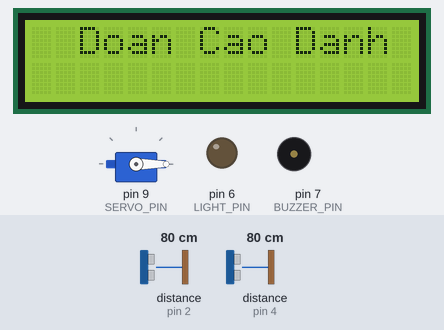
A sketch run on a simulated Arduino Uno, built with avr-gcc and run on an emulated ATmega328P. On the bench: 16×2 character LCD, servo, output pins drawn as LEDs (lit = HIGH), buzzer (waves = sounding). Wiring (inferred from the names in the program): 2 × ultrasonic range finder: trigger pin 3, echo pin 2 / trigger pin 5, echo pin 4. The test bench sets the inputs (shaded band); at power-on: distance to the obstacle (sensors on pin 2, pin 4) 80 cm. The echo pulse lasts 58.3 µs per cm; pins used as bus, display or sensor lines are not drawn.

Above: at 1.0 s.
1.1 s: distance to the obstacle (sensor on pin 2) set to 5 cm
2.6 s: distance to the obstacle (sensor on pin 2) set to 2 cm
At 2.96 s:
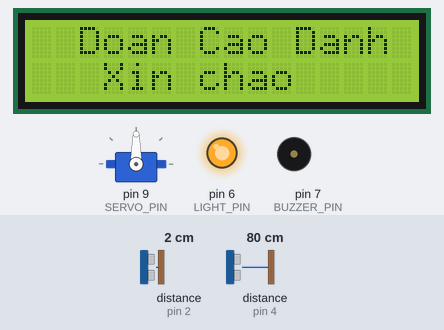
4.6 s: distance to the obstacle (sensor on pin 4) set to 2 cm
At 6.1 s:
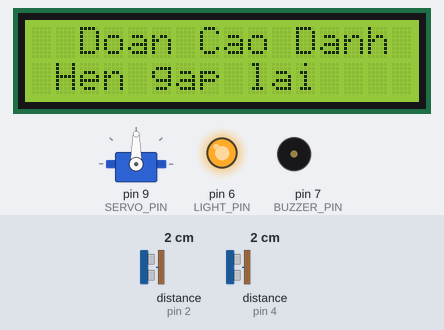
7.6 s: distance to the obstacle (sensor on pin 2) set to 4 cm
10.6 s: distance to the obstacle (sensor on pin 4) set to 5 cm
At 13.5 s:
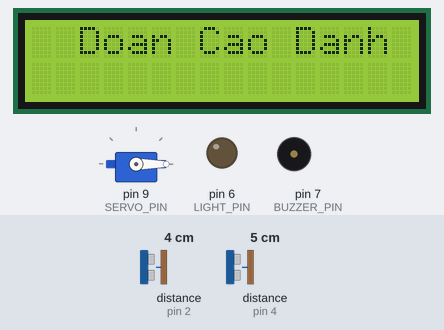
Timing chart, 0 to 14.6 s (numbered marks = the images above; inputs shaded):
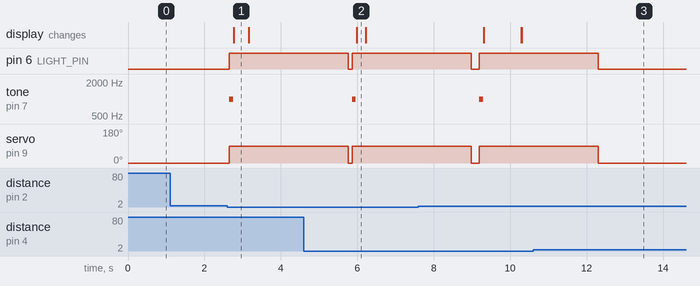

The sketch:

auto-door-freertos.ino
```cpp
#include <Arduino.h>
#include <Wire.h>
#include <LiquidCrystal_I2C.h>
#include <Servo.h>
#include <Arduino_FreeRTOS.h>
#include <task.h>
#include <semphr.h>

// Định nghĩa các chân kết nối
#define TRIG1 3
#define ECHO1 2
#define TRIG2 5
#define ECHO2 4
#define SERVO_PIN 9
#define BUZZER_PIN 7
#define LIGHT_PIN 6

// Địa chỉ I2C của màn hình LCD
LiquidCrystal_I2C lcd(0x27, 16, 2);
Servo servo;
SemaphoreHandle_t xMutex;

bool personDetected = false; // Cờ để theo dõi phát hiện người
const int detectionDistance = 3; // Khoảng cách phát hiện tính bằng cm
const int servoOpenAngle = 90; // Góc servo khi phát hiện người
const int servoCloseAngle = 0; // Góc servo khi không phát hiện người
const int openDelay = 3000; // Thời gian giữ cổng mở tính bằng mili giây
const int detectionDelay = 200; // Thời gian trễ trước khi cho phép phát hiện tiếp theo tính bằng mili giây

// Hàm khởi tạo cảm biến SRF04
long readUltrasonicDistance(int trigPin, int echoPin) {
  digitalWrite(trigPin, LOW);
  delayMicroseconds(2);
  digitalWrite(trigPin, HIGH);
  delayMicroseconds(10);
  digitalWrite(trigPin, LOW);
  long duration = pulseIn(echoPin, HIGH);
  return duration / 29 / 2;
}

// Hàm điều khiển servo
void controlServo(int angle) {
  servo.write(angle);
}

// Hàm phát âm thanh trên loa
void playTone(int frequency, int duration) {
  tone(BUZZER_PIN, frequency, duration);
  delay(duration);
  noTone(BUZZER_PIN);
}

// Hàm bật và tắt đèn
void controlLight(bool state) {
  digitalWrite(LIGHT_PIN, state ? HIGH : LOW);
}

// Hàm xử lý khi phát hiện người
void handlePersonDetected(const char* message) {
  controlServo(servoOpenAngle); // Mở cửa
  controlLight(true); // Bật đèn
  playTone(1000, 100); // Phát âm thanh beep trong 100 mili giây
  if (xSemaphoreTake(xMutex, portMAX_DELAY) == pdTRUE) {
    lcd.setCursor((16 - strlen(message)) / 2, 1); // Căn giữa thông điệp
    lcd.print(message);
    xSemaphoreGive(xMutex);
  }
  vTaskDelay(openDelay / portTICK_PERIOD_MS); // Giữ cửa mở trong 3 giây
  controlServo(servoCloseAngle); // Đóng cửa
  controlLight(false); // Tắt đèn
  if (xSemaphoreTake(xMutex, portMAX_DELAY) == pdTRUE) {
    lcd.setCursor(0, 1);
    lcd.print("                "); // Xóa thông điệp
    xSemaphoreGive(xMutex);
  }
}

// Task cập nhật LCD với thông điệp tùy chỉnh
void vTaskUpdateLCD(void *pvParameters) {
  (void) pvParameters;
  while (true) {
    if (xSemaphoreTake(xMutex, portMAX_DELAY) == pdTRUE) {
      lcd.setCursor(0, 0);
      lcd.print("  Doan Cao Danh"); // Thông điệp tùy chỉnh
      lcd.setCursor(0, 1);
      lcd.print("                "); // Xóa dòng thứ hai
      xSemaphoreGive(xMutex);
    }
    vTaskDelay(1000 / portTICK_PERIOD_MS); // Cập nhật mỗi giây
  }
}

// Task xử lý cảm biến SRF04 1
void vTaskSensor1(void *pvParameters) {
  (void) pvParameters;
  pinMode(TRIG1, OUTPUT);
  pinMode(ECHO1, INPUT);
  while (true) {
    long distance = readUltrasonicDistance(TRIG1, ECHO1);
    if (distance < detectionDistance && !personDetected) {
      personDetected = true;
      handlePersonDetected("   Xin chao    "); // Thông điệp căn giữa
      personDetected = false;
    }
    vTaskDelay(detectionDelay / portTICK_PERIOD_MS); // Kiểm tra mỗi 200ms
  }
}

// Task xử lý cảm biến SRF04 2
void vTaskSensor2(void *pvParameters) {
  (void) pvParameters;
  pinMode(TRIG2, OUTPUT);
  pinMode(ECHO2, INPUT);
  while (true) {
    long distance = readUltrasonicDistance(TRIG2, ECHO2);
    if (distance < detectionDistance && !personDetected) {
      personDetected = true;
      handlePersonDetected(" Hen gap lai   "); // Thông điệp căn giữa
      personDetected = false;
    }
    vTaskDelay(detectionDelay / portTICK_PERIOD_MS); // Kiểm tra mỗi 200ms
  }
}

void setup() {
  // Khởi tạo Serial để debug
  Serial.begin(9600);
  // Khởi tạo LCD
  lcd.begin(16, 2); // 16 cột, 2 hàng
  lcd.backlight();
  // Khởi tạo Servo
  servo.attach(SERVO_PIN);
  servo.write(servoCloseAngle); // Vị trí ban đầu: cửa đóng
  // Khởi tạo Buzzer
  pinMode(BUZZER_PIN, OUTPUT);
  // Khởi tạo đèn
  pinMode(LIGHT_PIN, OUTPUT);
  digitalWrite(LIGHT_PIN, LOW); // Trạng thái ban đầu: đèn tắt
  // Tạo mutex cho LCD
  xMutex = xSemaphoreCreateMutex();
  // Tạo các task FreeRTOS với các mức ưu tiên khác nhau
  xTaskCreate(vTaskUpdateLCD, "UpdateLCD", 128, NULL, 1, NULL);   // Ưu tiên 1
  xTaskCreate(vTaskSensor1, "Sensor1", 128, NULL, 2, NULL);       // Ưu tiên 2
  xTaskCreate(vTaskSensor2, "Sensor2", 128, NULL, 2, NULL);       // Ưu tiên 2
  // Bắt đầu trình lập lịch FreeRTOS
  vTaskStartScheduler();
}

void loop() {
  // Hàm loop không được sử dụng với FreeRTOS.
}
```

Measured:
- the behaviour switches between 4 and 3 cm on distance to the obstacle (sensor on pin 2) (found by bisection; images 0 and 1)
- the behaviour switches between 3 and 4 cm on distance to the obstacle (sensor on pin 4) (found by bisection; images 2 and 3)
- after the input at 1.1 s, every drawn part: stays the same
- after the input at 2.6 s, pin 6 (LIGHT_PIN): LOW → HIGH after 0.05 s; tone on pin 7 (BUZZER_PIN): silent → 1000 Hz after 0.05 s, → silent 0.10 s later; servo on pin 9 (SERVO_PIN): 0° → 90° after 0.05 s; the display: changes after 0.16 s (image 1)
- after the input at 4.6 s, the display: changes after 1.4 s (image 2)
- after the input at 10.6 s, pin 6 (LIGHT_PIN): goes on until 12.3 s, then stays LOW; tone on pin 7 (BUZZER_PIN): stays silent (without the input it goes to 1000 Hz after 1.9 s); servo on pin 9 (SERVO_PIN): goes on until 12.3 s, then stays 0°
- what the display in image 1 shows lasts 0.4 s, from 2.8 s to 3.2 s
